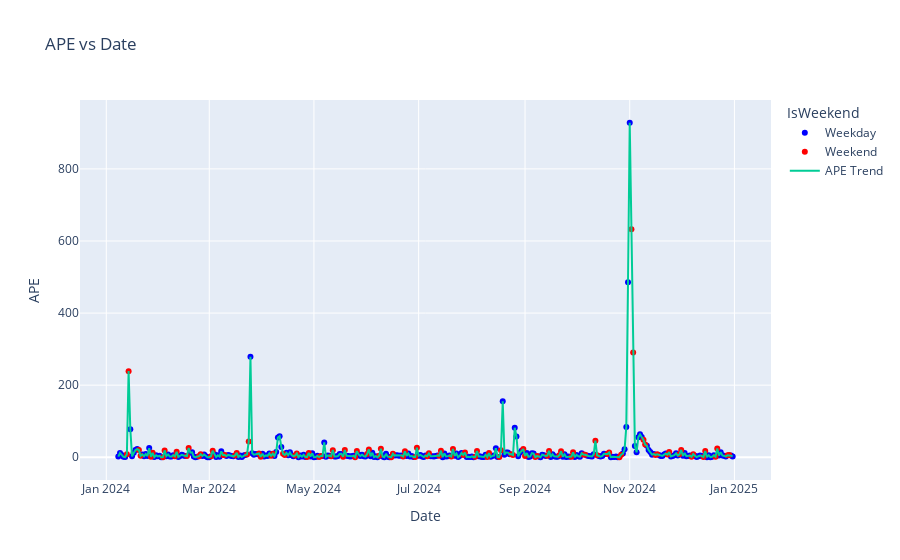

Notebook cell for this chart:
### Code cell
import plotly.express as px

fig = px.scatter(errors, x='Date', y='APE', color=errors['IsWeekend'], 
                 title="APE vs Date", color_discrete_map={'Weekday': 'blue', 'Weekend': 'red'})

fig.add_scatter(x=errors['Date'], y=errors['APE'], mode='lines', name='APE Trend')

fig.show()
